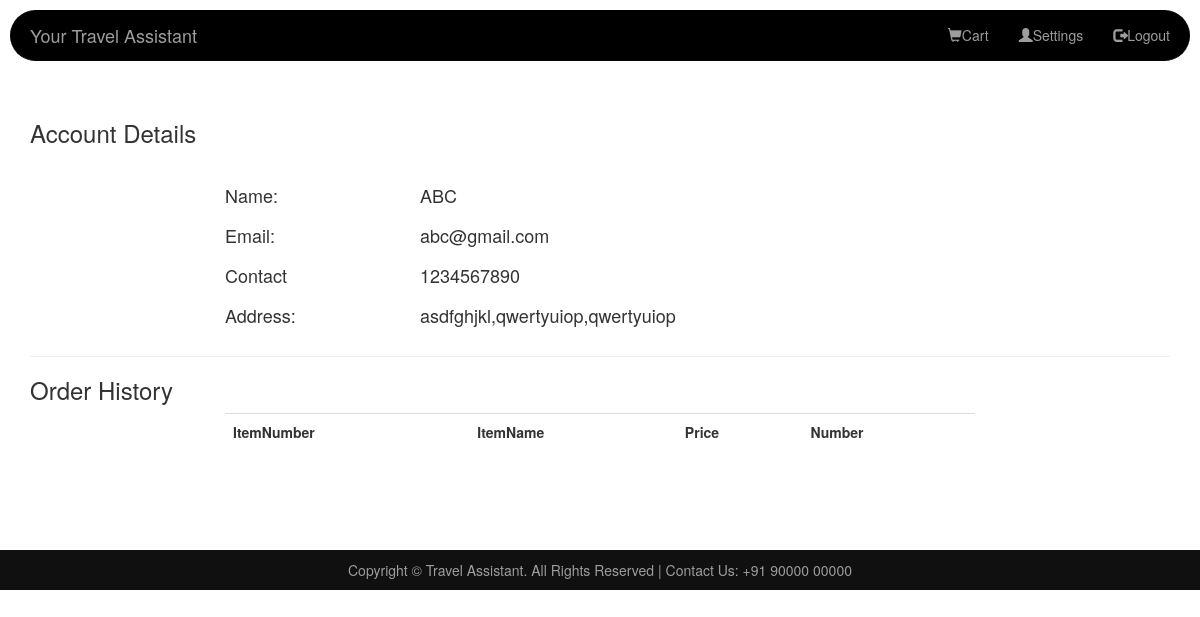
The page /Html_phpcodes/Tranning_project/dashboard.php (signed in) on the database its author committed.
### tables this page shows
CREATE TABLE IF NOT EXISTS `users` (
  `user_id` int(5) NOT NULL AUTO_INCREMENT,
  `email` varchar(256) NOT NULL,
  `name` varchar(256) NOT NULL,
  `password` varchar(256) NOT NULL,
  `contact` int(15) NOT NULL,
  `address` varchar(256) NOT NULL,
  `state` varchar(256) NOT NULL,
  `zip_code` varchar(256) NOT NULL,
  PRIMARY KEY (`user_id`)
);

### Html_phpcodes/Tranning_project/dashboard.php (the view, shortened to what this page needs)
<?php
require 'includes/common.php';
?>
<!DOCTYPE html>
<html>
    <head>
        <link rel="stylesheet" href="https://maxcdn.bootstrapcdn.com/bootstrap/3.3.7/css/bootstrap.min.css" >
        <link rel="stylesheet" href="css/style.css" type="text/css">
    </head>
    <body>
        <?php
        include 'includes/header.php';
        $user_select_query="SELECT * FROM `users`";
        $result= mysqli_query($con, $user_select_query);
        $row= mysqli_fetch_array($result);
        ?>
        <div class="container" style="margin-top: 100px;">
            <h3>Account Details</h3><br>
            <div class="row">
                <div class="col-xs-2 col-xs-offset-2">
                    <h4>Name:</h4>
                </div>
                <div class="col-xs-8">
                    <h4><?php echo $row['name']; ?></h4>
                </div>
            </div>
            <div class="row">
                <div class="col-xs-2 col-xs-offset-2">
                    <h4>Email:</h4>
                </div>
                <div class="col-xs-8">
                    <h4><?php echo $row['email']; ?></h4>
                </div>
            </div>
            <div class="row">
                <div class="col-xs-2 col-xs-offset-2">
                    <h4>Contact</h4>
                </div>
                <div class="col-xs-8">
                    <h4><?php echo $row['contact']; ?></h4>
                </div>
            </div>
            <div class="row">
                <div class="col-xs-2 col-xs-offset-2">
                    <h4>Address:</h4>
                </div>
                <div class="col-xs-8">
                    <h4><?php echo $row['address']; echo ','.$row['state'];echo ','.$row['zip_code']; ?></h4>
                </div>
            </div>
            <hr>
            <h3>Order History</h3>
            <?php
            $user_id=$_SESSION['user_id'];
            $trip_select="SELECT * FROM trips INNER JOIN trip_order WHERE user_id=$user_id AND trip_order.trip_id=trips.trip_id AND status='Confirmed'";
            $tripresult= mysqli_query($con, $trip_select) or die(mysqli_error($con));
            if (mysqli_num_rows($result)==0 && mysqli_num_rows($tripresult)==0){
                echo 'Nothing to Show.. :(';
            } else {?>
            <div class="row">
            <div class="col-sm-8 col-sm-offset-2">
                <table class="table" style="margin-bottom: 100px;">
                    <tbody>
                    <tr>
                        <th>ItemNumber</th>
                        <th>ItemName</th>
                        <th>Price</th>
                        <th>Number</th>
                    </tr>
                    </tbody>
            </table>
            </div>
            </div>
            <?php }?>
        </div>
        <?php include 'includes/footer.php'; ?>
    </body>
</html>

### rows shown on the page
users: name "ABC", email "abc@gmail.com", contact "1234567890", address "asdfghjkl", state "qwertyuiop", zip_code "qwertyuiop"
